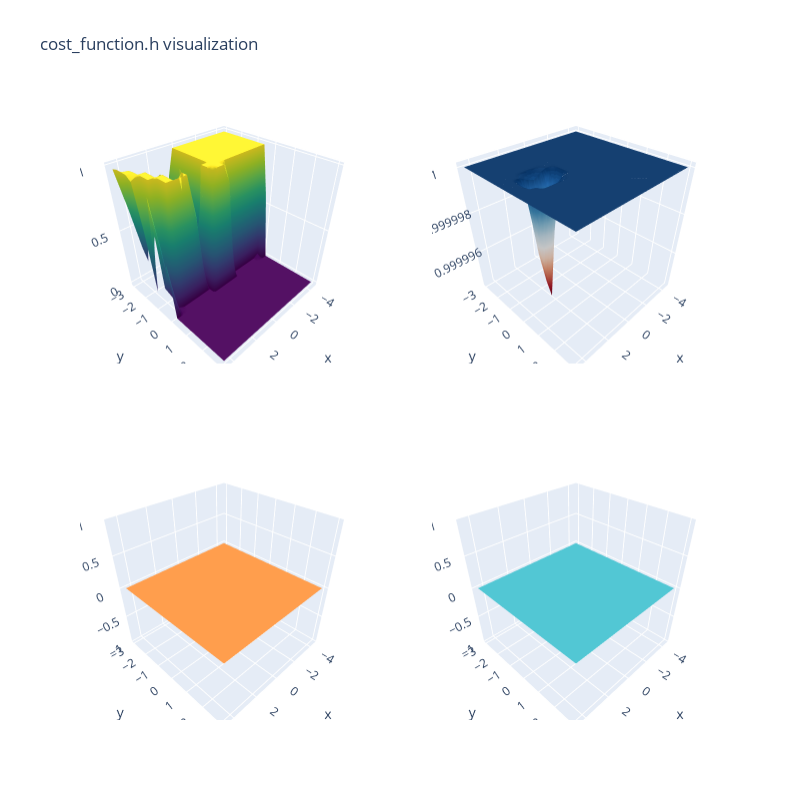

Notebook code for this chart:
### Code cell
import plotly.graph_objects as go
from plotly.subplots import make_subplots

import numpy as np

# Initialize figure with 4 3D subplots
fig = make_subplots(
    rows=2, cols=2,
    specs=[[{'type': 'surface'}, {'type': 'surface'}],
           [{'type': 'surface'}, {'type': 'surface'}]])

x, y, grid_of_passes = sampleGridOfPasses(20,20)
costs = {
}

costs["ratePassShootScore"] = []

for row in grid_of_passes:
    cost_row = []
    for p in row:
        cost_row.append(cf.ratePassShootScore(DIV_B_FIELD, blue_team, p))
    costs["ratePassShootScore"].append(cost_row)

costs["ratePassEnemyRisk"] = []

for row in grid_of_passes:
    cost_row = []
    for p in row:
        cost_row.append(cf.ratePassEnemyRisk(yellow_team, p))
    costs["ratePassEnemyRisk"].append(cost_row)
    
costs["calculateInterceptRisk"] = []

for row in grid_of_passes:
    cost_row = []
    for p in row:
        cost_row.append(cf.calculateInterceptRiskTeam(yellow_team, p))
    costs["calculateInterceptRisk"].append(cost_row)
    
costs["ratePassFriendlyCapability"] = []

for row in grid_of_passes:
    cost_row = []
    for p in row:
        cost_row.append(cf.ratePassFriendlyCapability(blue_team, p, 0))
    costs["ratePassFriendlyCapability"].append(cost_row)


# adding surfaces to subplots.
fig.add_trace(
    go.Surface(x=x, y=y, z=costs["ratePassShootScore"], colorscale='Viridis', showscale=False),
    row=1, col=1)

fig.add_trace(
    go.Surface(x=x, y=y, z=costs["ratePassEnemyRisk"], colorscale='RdBu', showscale=False),
    row=1, col=2)

fig.add_trace(
    go.Surface(x=x, y=y, z=costs["calculateInterceptRisk"], colorscale='YlOrRd', showscale=False),
    row=2, col=1)

fig.add_trace(
    go.Surface(x=x, y=y, z=costs["ratePassFriendlyCapability"], colorscale='YlGnBu', showscale=False),
    row=2, col=2)

fig.update_layout(
    title_text='cost_function.h visualization',
    height=800,
    width=800
)

fig.show()

### Figure 1 — Plotly figure (JSON) as saved in the notebook; plotly's stock layout.template omitted (floating-point values rounded to 4 significant figures; data arrays with more than 128 entries replaced by an {"elided": "..."} marker saying what was removed)
{"data": [{"colorscale": [[0, "#440154"], [0.1111, "#482878"], [0.2222, "#3e4989"], [0.3333, "#31688e"], [0.4444, "#26828e"], [0.5556, "#1f9e89"], [0.6667, "#35b779"], [0.7778, "#6ece58"], [0.8889, "#b5de2b"], [1, "#fde725"]], "scene": "scene", "showscale": false, "type": "surface", "x": [-4.5, -4.026, -3.553, -3.079, -2.605, -2.132, -1.658, -1.184, -0.7105, -0.2368, 0.2368, 0.7105, 1.184, 1.658, 2.132, 2.605, 3.079, 3.553, 4.026, 4.5], "y": [-3, -2.684, -2.368, -2.053, -1.737, -1.421, -1.105, -0.7895, -0.4737, -0.1579, 0.1579, 0.4737, 0.7895, 1.105, 1.421, 1.737, 2.053, 2.368, 2.684, 3], "z": {"elided": "20x20 float values"}}, {"colorscale": [[0, "rgb(103,0,31)"], [0.1, "rgb(178,24,43)"], [0.2, "rgb(214,96,77)"], [0.3, "rgb(244,165,130)"], [0.4, "rgb(253,219,199)"], [0.5, "rgb(247,247,247)"], [0.6, "rgb(209,229,240)"], [0.7, "rgb(146,197,222)"], [0.8, "rgb(67,147,195)"], [0.9, "rgb(33,102,172)"], [1, "rgb(5,48,97)"]], "scene": "scene2", "showscale": false, "type": "surface", "x": [-4.5, -4.026, -3.553, -3.079, -2.605, -2.132, -1.658, -1.184, -0.7105, -0.2368, 0.2368, 0.7105, 1.184, 1.658, 2.132, 2.605, 3.079, 3.553, 4.026, 4.5], "y": [-3, -2.684, -2.368, -2.053, -1.737, -1.421, -1.105, -0.7895, -0.4737, -0.1579, 0.1579, 0.4737, 0.7895, 1.105, 1.421, 1.737, 2.053, 2.368, 2.684, 3], "z": {"elided": "20x20 float values"}}, {"colorscale": [[0, "rgb(255,255,204)"], [0.125, "rgb(255,237,160)"], [0.25, "rgb(254,217,118)"], [0.375, "rgb(254,178,76)"], [0.5, "rgb(253,141,60)"], [0.625, "rgb(252,78,42)"], [0.75, "rgb(227,26,28)"], [0.875, "rgb(189,0,38)"], [1, "rgb(128,0,38)"]], "scene": "scene3", "showscale": false, "type": "surface", "x": [-4.5, -4.026, -3.553, -3.079, -2.605, -2.132, -1.658, -1.184, -0.7105, -0.2368, 0.2368, 0.7105, 1.184, 1.658, 2.132, 2.605, 3.079, 3.553, 4.026, 4.5], "y": [-3, -2.684, -2.368, -2.053, -1.737, -1.421, -1.105, -0.7895, -0.4737, -0.1579, 0.1579, 0.4737, 0.7895, 1.105, 1.421, 1.737, 2.053, 2.368, 2.684, 3], "z": {"elided": "20x20 int values"}}, {"colorscale": [[0, "rgb(255,255,217)"], [0.125, "rgb(237,248,177)"], [0.25, "rgb(199,233,180)"], [0.375, "rgb(127,205,187)"], [0.5, "rgb(65,182,196)"], [0.625, "rgb(29,145,192)"], [0.75, "rgb(34,94,168)"], [0.875, "rgb(37,52,148)"], [1, "rgb(8,29,88)"]], "scene": "scene4", "showscale": false, "type": "surface", "x": [-4.5, -4.026, -3.553, -3.079, -2.605, -2.132, -1.658, -1.184, -0.7105, -0.2368, 0.2368, 0.7105, 1.184, 1.658, 2.132, 2.605, 3.079, 3.553, 4.026, 4.5], "y": [-3, -2.684, -2.368, -2.053, -1.737, -1.421, -1.105, -0.7895, -0.4737, -0.1579, 0.1579, 0.4737, 0.7895, 1.105, 1.421, 1.737, 2.053, 2.368, 2.684, 3], "z": {"elided": "20x20 int values"}}], "layout": {"height": 800, "scene": {"domain": {"x": [0, 0.45], "y": [0.575, 1]}}, "scene2": {"domain": {"x": [0.55, 1], "y": [0.575, 1]}}, "scene3": {"domain": {"x": [0, 0.45], "y": [0, 0.425]}}, "scene4": {"domain": {"x": [0.55, 1], "y": [0, 0.425]}}, "title": {"text": "cost_function.h visualization"}, "width": 800}}
